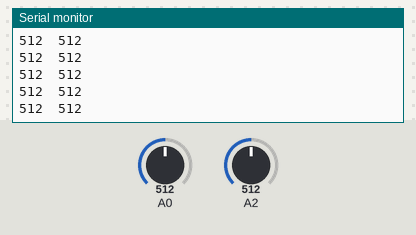
Simulated run of this sketch. Board: Arduino Uno, built with avr-gcc and run on an emulated ATmega328P. Parts: the last lines printed to the serial monitor. The inputs (shaded band) are chosen by the test bench; at power-on: A0 = 512, A2 = 512.

Above: at 1.2 s.
1.3 s: A0 set to 992
At 1.8 s:
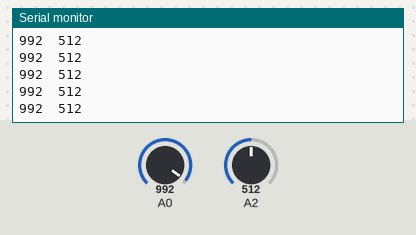
2.8 s: A0 set to 1018
At 3.5 s:
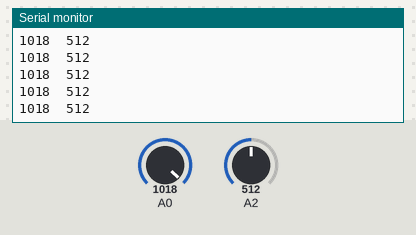
Timing chart, 0 to 5.8 s (numbered marks = the images above; inputs shaded):
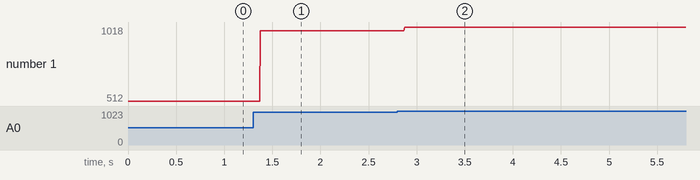

The sketch:

micros_test.ino
```cpp
unsigned long t;
int headphonePin = 11; // headphone pwm
// values coming from the pots
long val1 = 0;
long val2 = 0;

void setup(){
  Serial.begin(9600);
}
void loop(){
  t = micros();

  val1 = analogRead(A0);
  val2 = analogRead(A2);

  Serial.print(val1);
  Serial.print('\t');
  Serial.println(val2);


  if (t % val1 < val2) {
    digitalWrite(headphonePin, HIGH);
  } else {
    digitalWrite(headphonePin, LOW);
  }
  delayMicroseconds(50);
}
```

Measured:
- after the input at 1.3 s, the serial monitor: prints a new line after 0.08 s (image 1)
- after the input at 2.8 s, the serial monitor: prints a new line after 0.07 s (image 2)
- plotted number 1: 512 → 992 after the input at 1.3 s, 992 → 1018 after the input at 2.8 s
